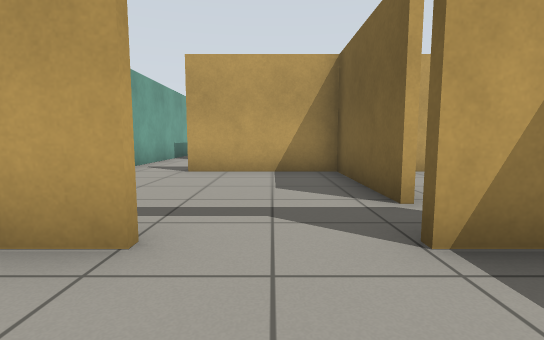
[1] (above)

24 first-person views from a walk through a robot-simulator world made for Gazebo. The camera is 0.72 m above the floor, tilts 6° down and sees 85° across. The floor is counted in squares, 1 m on a side. Each view is taken from the middle of a square. On the plan, view 1 faces up. The plan holds only what a view shows up to about 10 squares ahead; the rest is blank.

[2]
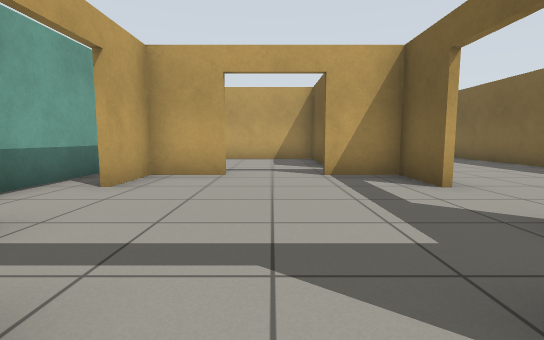

[3]
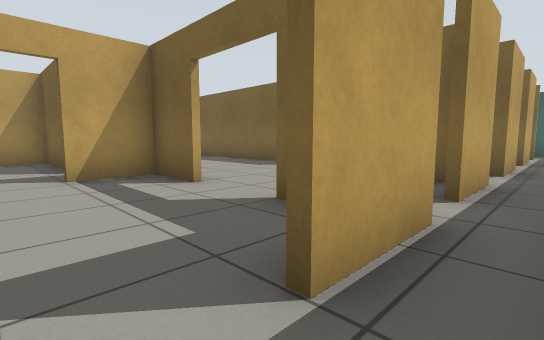

[4]
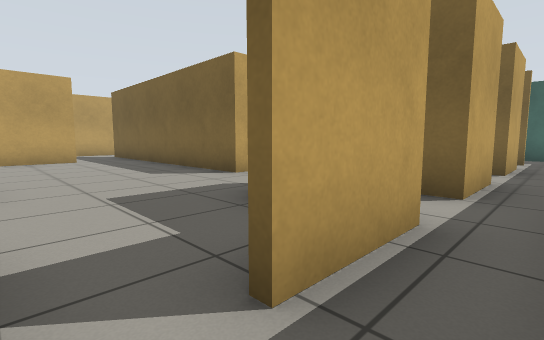

[5]
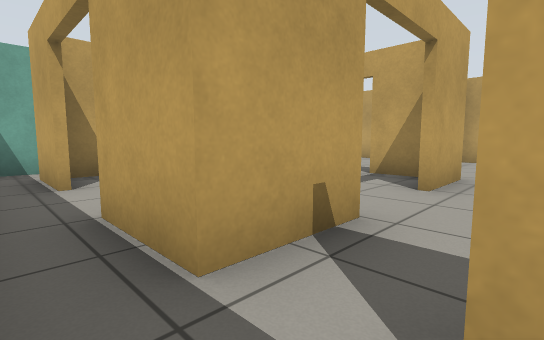

[6]
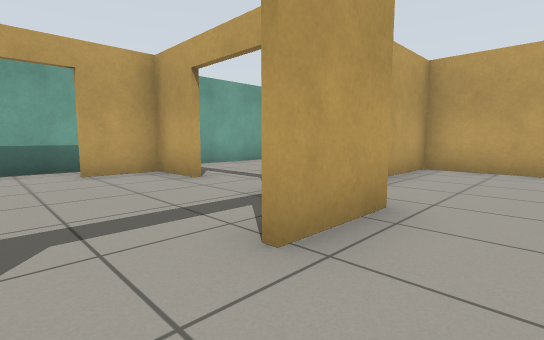

[7]
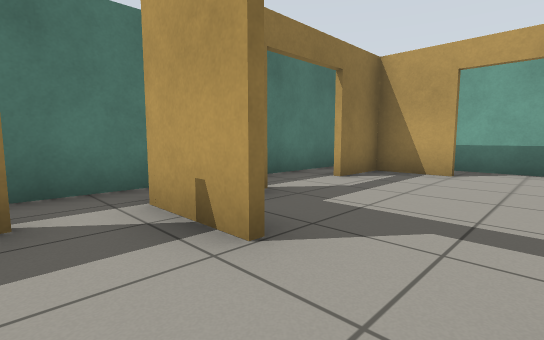

[8]
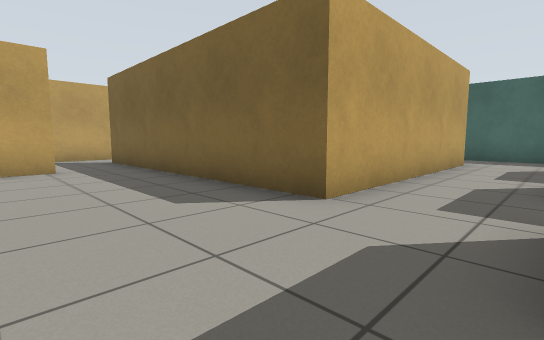

[9]
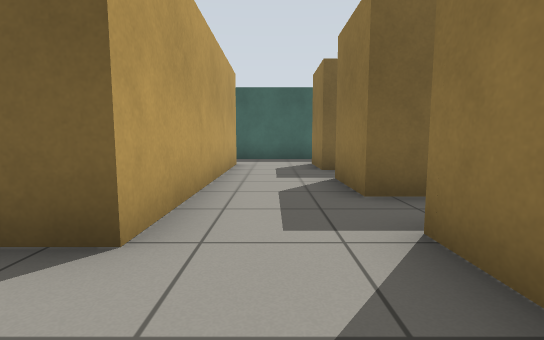

[10]
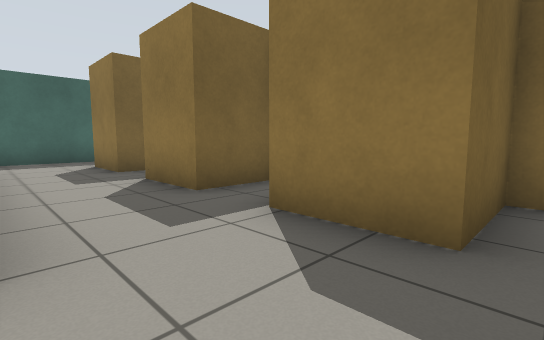

[11]
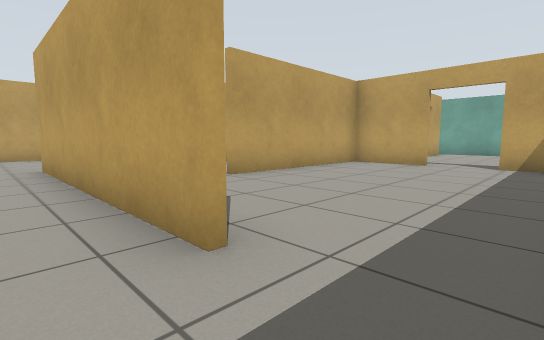

[12]
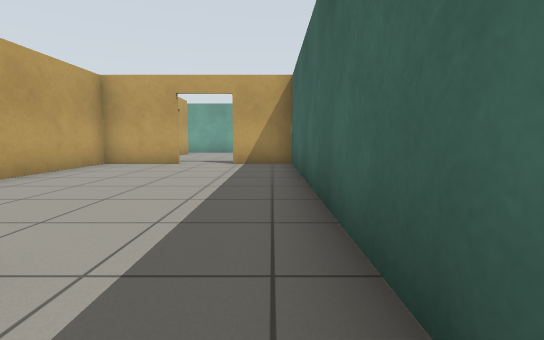

[13]
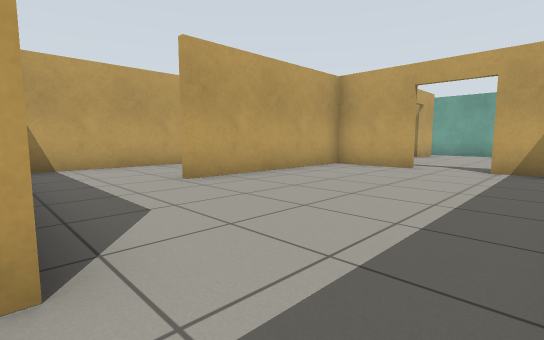

[14]
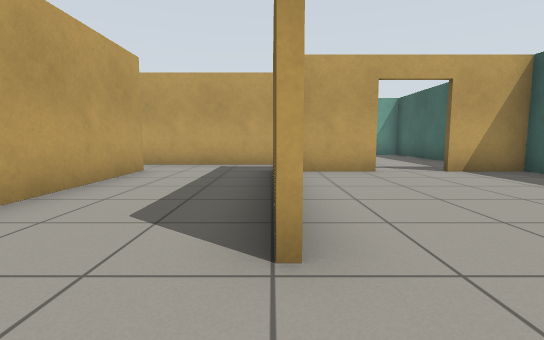

[15]
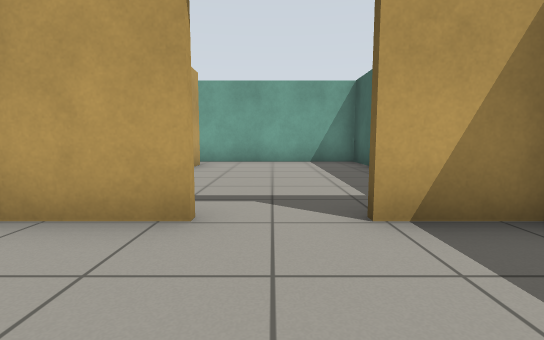

[16]
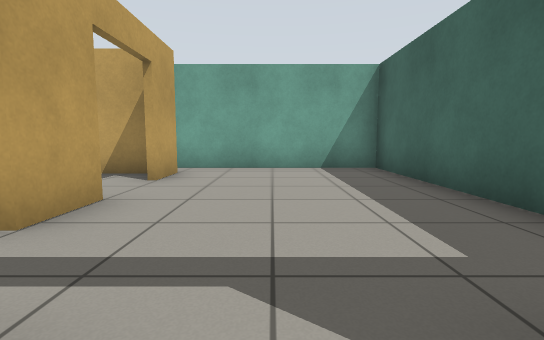

[17]
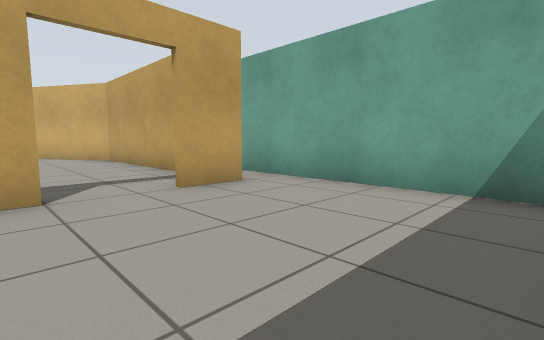

[18]
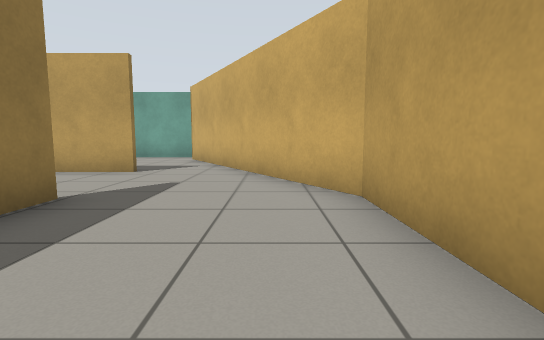

[19]
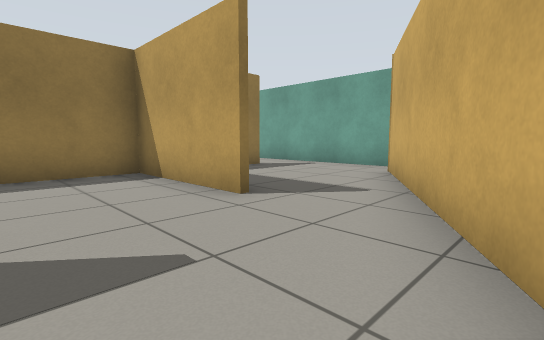

[20]
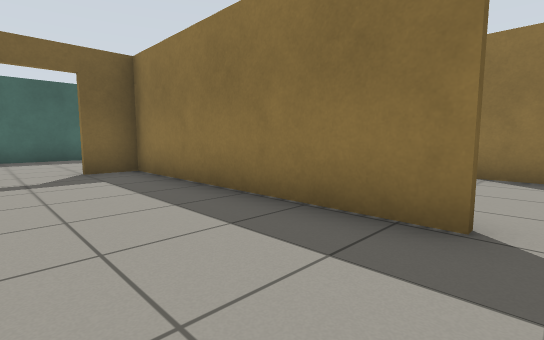

[21]
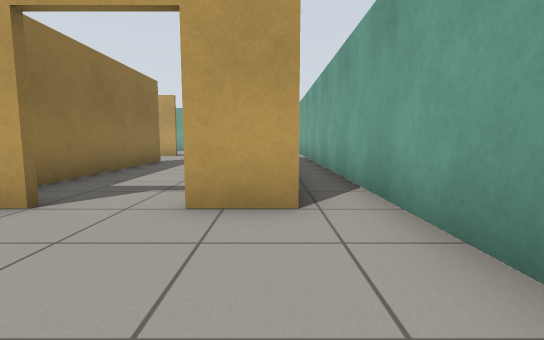

[22]
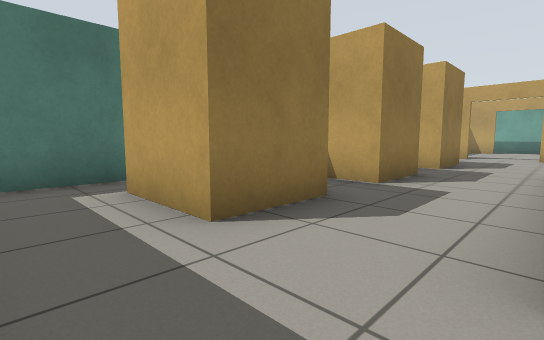

[23]
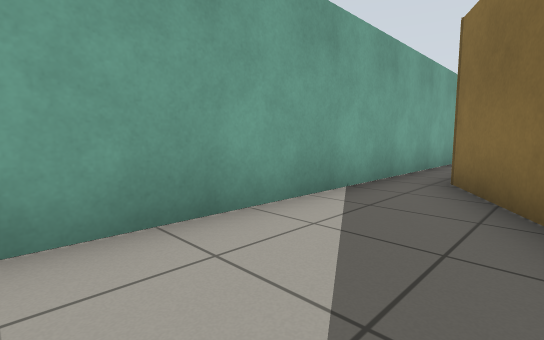

[24]
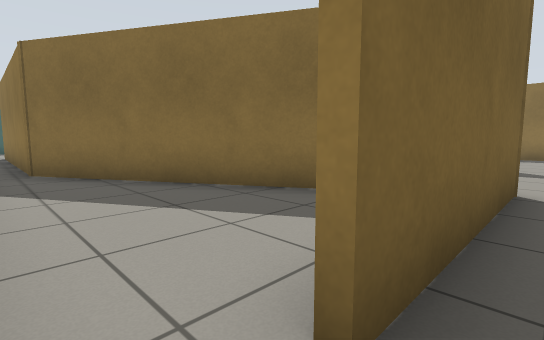

### Floor plan
Points are (right, up) in squares from view 1. A wall is a line through its corners. A room is listed if a view was taken in it or the views show most of it. See-through windows are left out.
Room 1 (view 1)
walls: (-0.9, 1.9) (-2.4, 1.9) (-2.4, 0.4); (2.5, 0.2) (2.5, 1.9) (1, 1.9); (-2.4, -1.5) (-2.4, -3) (-0.9, -3); (-3.6, 2.1) (-3.6, -0.9)
ways out: open door at (0, -3) to room 2; open door at (3, -0.5) to room 3; open door at (0, 2) to room 10; open door at (-2.5, -0.5)
Room 2 (views 2, 3, 4, 5)
walls: (2.1, -4.3) (3.9, -4.3); (2.7, -3.2) (1, -3.2); (-0.9, -3.2) (-2.6, -3.2); (-2.8, -4.3) (-0.1, -4.3); (5.6, -3.2) (3.8, -3.2); (-3.6, -0.9) (-3.6, -3.7)
ways out: open door at (0, -3) to room 1; gap at (4, -3) to room 3; opening at (5, -4)
Room 3 (views 6, 7, 8, 9, 10)
walls: (2.7, 2.1) (2.7, 0.2); (6.9, 1) (6.9, 6.5); (5.2, 6.5) (1, 6.5); (1.6, 7) (1.6, 4.5); (2.7, -1.5) (2.7, -3.2); (3.8, -3) (5.4, -3) (5.4, -1.2) (7.1, -1.2)
ways out: open door at (3, -0.5) to room 1; gap at (4, -3) to room 2; opening at (1, 3) to room 10; opening at (7, 0) to room 12; opening at (6, 7) to room 14
Room 4 (views 11, 12)
walls: (13.6, -1.2) (13.6, -3.3); (15.6, -3.5) (15.6, 0.5); (13.1, -4.3) (14.9, -4.3)
ways out: opening at (14.5, 1) to room 5; opening at (12.5, 0) to room 13; opening at (14, -4)
Room 5 (views 13, 15, 16, 22)
walls: (12.4, 8.5) (10.2, 8.5) (10.2, 3.6); (15.6, 0.5) (15.6, 8.5) (13.9, 8.5)
ways out: opening at (14.5, 1) to room 4; opening at (10, 2.5) to room 6; open door at (13.5, 9) to room 7
Room 6 (view 14)
walls: (10, 3.6) (10, 5.5); (7.1, 8.9) (7.1, 1.7); (11, 10.3) (7.6, 10.3)
ways out: opening at (10, 2.5) to room 5; opening at (7, 9) to room 14
Room 7 (views 17, 21)
walls: (11, 14.4) (11, 13); (11, 11.5) (11, 10.3); (15.6, 10.4) (15.6, 15.4) (11.4, 15.4)
ways out: open door at (13.5, 9) to room 5; open door at (11, 12.5) to room 8; opening at (11, 15) to room 9
Room 8 (views 18, 19, 20)
walls: (4.4, 10.4) (10.8, 10.4) (10.8, 11.5); (1.6, 10) (1.6, 7); (1.4, 6.6) (5.2, 6.6); (10.5, 14.1) (4.3, 14.1) (0.2, 11.7)
ways out: open door at (11, 12.5) to room 7; opening at (1, 10.5) to room 11; opening at (5, 8.5) to room 14
Room 9 (views 23, 24)
walls: (4.1, 14.2) (10.6, 14.2); (-0.5, 11.5) (4.4, 14.3); (11.4, 15.4) (-1, 15.4)
ways out: opening at (11, 15) to room 7
Room 10 (no view inside)
walls: (-2.5, 2) (-1.8, 2); (1.4, 3.1) (1.4, 6.6); (1, 6.5) (-1.9, 6.5); (-3.6, 6.5) (-3.6, 2.1)
ways out: open door at (0, 2) to room 1; opening at (1, 3) to room 3; opening at (-2.5, 7) to room 11
Room 11 (no view inside)
walls: (-3.6, 10.3) (-3.6, 6.5); (-1.9, 6.6) (-1.4, 6.6); (0.2, 11.7) (-2.6, 10.1) (-2.6, 14.2)
ways out: opening at (1, 10.5) to room 8; opening at (-2.5, 7) to room 10
Room 12 (no view inside)
walls: (7.1, -1.2) (7.1, -1.8); (8.6, -2.6) (8.6, -1.2) (10.4, -1.2); (10.6, 1) (6.9, 1)
ways out: opening at (7, 0) to room 3; opening at (9.5, 0) to room 13
Room 13 (no view inside)
walls: (10.4, -1.2) (10.4, -2.3); (11.8, -1.7) (11.8, -1.2) (13.6, -1.2); (13.5, 1) (10.6, 1)
ways out: opening at (12.5, 0) to room 4; opening at (9.5, 0) to room 12
Room 14 (no view inside)
walls: (6.9, 6.5) (6.9, 8.7); (7.6, 10.3) (5.6, 10.3)
ways out: opening at (6, 7) to room 3; opening at (7, 9) to room 6; opening at (5, 8.5) to room 8

Positions as (right, up) in squares from view 1, and headings:
1: (0, 0), facing up
2: (0, -4), facing up
3: (0, -4), facing up-right
4: (3, -4), facing up-right
5: (4, -4), facing up-left
6: (4, -1), facing up-left
7: (4, 0), facing down-left
8: (4, -1), facing up-right
9: (5, 0), facing right
10: (5, 1), facing down-right
11: (15, 0), facing up-left
12: (15, 0), facing up
13: (15, 1), facing up-left
14: (10, 2), facing up
15: (13, 6), facing up
16: (13, 8), facing up
17: (15, 11), facing up-left
18: (8, 13), facing left
19: (4, 13), facing down-left
20: (4, 13), facing down-right
21: (14, 14), facing left
22: (15, 1), facing down-left
23: (-1, 13), facing up-right
24: (-3, 15), facing down-right
